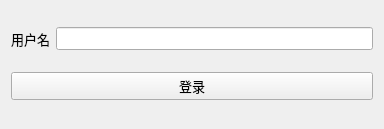
<?xml version="1.0" encoding="UTF-8"?>
<ui version="4.0">
 <class>LoginWindow</class>
 <widget class="QWidget" name="LoginWindow">
  <property name="geometry">
   <rect>
    <x>0</x>
    <y>0</y>
    <width>384</width>
    <height>129</height>
   </rect>
  </property>
  <property name="windowTitle">
   <string>LoginWindow</string>
  </property>
  <layout class="QVBoxLayout" name="verticalLayout">
   <item>
    <layout class="QHBoxLayout" name="horizontalLayout">
     <item>
      <widget class="QLabel" name="label">
       <property name="font">
        <font>
         <pointsize>10</pointsize>
        </font>
       </property>
       <property name="text">
        <string>用户名</string>
       </property>
      </widget>
     </item>
     <item>
      <widget class="QLineEdit" name="userEdit">
       <property name="font">
        <font>
         <pointsize>10</pointsize>
        </font>
       </property>
      </widget>
     </item>
    </layout>
   </item>
   <item>
    <widget class="QPushButton" name="loginButton">
     <property name="font">
      <font>
       <pointsize>10</pointsize>
      </font>
     </property>
     <property name="text">
      <string>登录</string>
     </property>
    </widget>
   </item>
  </layout>
 </widget>
 <layoutdefault spacing="6" margin="11"/>
 <resources/>
 <connections/>
</ui>
